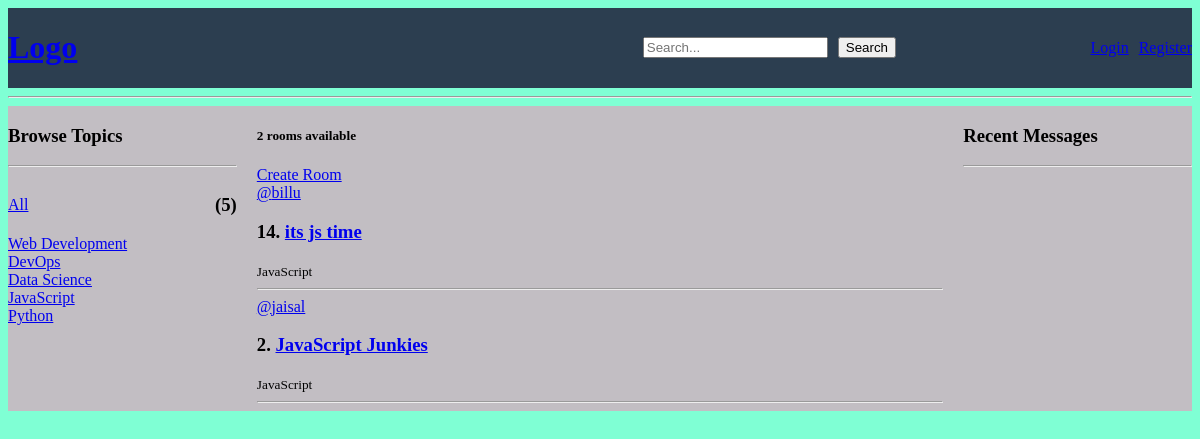
Screenshot of /?q=JavaScript with the database file from the repository.
### base/models.py (models this page shows, shortened)
class Topic(models.Model):
    name = models.CharField(max_length=200)
    def __str__(self):
        return self.name

class Room(models.Model):
    host = models.ForeignKey(User, on_delete=models.CASCADE, null=True)
    topic = models.ForeignKey(Topic, on_delete=models.SET_NULL, null=True)
    name = models.CharField(max_length=200)
    description = models.TextField(blank=True, null=True)
    participants = models.ManyToManyField(User, related_name='participants', blank=True)
    updated = models.DateTimeField(auto_now=True)
    created = models.DateTimeField(auto_now_add=True)
    class Meta:
        ordering = ['-updated', '-created']

### base/views.py (the view)
# urls.py: path('', views.home, name='home'),  # Home page
def home(request):
    q = request.GET.get('q') if request.GET.get('q') != None else ''  # Get the query parameter 'q' from the request
    rooms = Room.objects.filter(Q(topic__name__icontains=q)|Q(name__icontains=q)|Q(description__icontains=q))  # Fetch all rooms from the database
    specific_room_count = rooms.count()  # Count the number of rooms that match the query
    topics = Topic.objects.all()  # Fetch all topics from the database (if needed)
    topics_count = topics.count()  # Count the number of topics
    room_messages = Message.objects.filter(Q(room__topic__name__icontains=q))  # Fetch messages related to the rooms that match the query
    context = {'rooms': rooms, 'topics': topics, 'topics_count':topics_count,
               'specific_room_count':specific_room_count, 'room_messages':room_messages}  # Prepare context with rooms
    return render(request, 'base/home.html', context)

### base/templates/base/home.html (shortened to what this page needs)
{% extends "main.html" %} {% block content %}
<div class="home-container">
  <div>{% include 'base/topics_component.html' %}</div>
  <div>
    <div>
      <h5>{{specific_room_count}} rooms available</h5>
      <a href="{% url 'create-room' %}">Create Room</a>
    </div>
    <div>{% include 'base/feed_component.html' %}</div>
  </div>
  <div>{% include 'base/activity_component.html' %}</div>
</div>
{% endblock content %}

### base/templates/base/topics_component.html (shortened to what this page needs)
<h3>Browse Topics</h3>
<hr />
<div class="all-alone">
  <a href="{%url 'home' %}">All</a>
  <h3>({{topics_count}})</h3>
</div>
{% for topic in topics %}
<div>
  <a href="{%url 'home' %}?q={{topic.name}}">{{topic.name}}</a>
</div>
{% endfor %}

### base/templates/base/feed_component.html (shortened to what this page needs)
{% for room in rooms %}
<div>
  <a href="{% url 'user-profile' room.host.id %}">@{{room.host.username}}</a>
  <h3>{{room.id}}. <a href="/room/{{room.id}}">{{room.name}}</a></h3>
  <small>{{room.topic}}</small>
  <hr />
</div>
{% endfor %}

### static/styles/main.css (style rules this page uses)
body { background-color: aquamarine; }

### base/templates/base/home.html (style rules this page uses)
.home-container { display: grid; grid-template-columns: 1fr 3fr 1fr; gap: 20px; background-color: rgb(194, 190, 195); }

### base/templates/base/topics_component.html (style rules this page uses)
.all-alone { display: flex; justify-content: space-between; align-items: center; width: 100%; }

### rows the page displays
Topic: name "Web Development"
Topic: name "DevOps"
Topic: name "Data Science"
Topic: name "JavaScript"
Topic: name "Python"
Room: host.username "billu", id "14", name "its js time", topic "JavaScript"
Room: host.username "jaisal", id "2", name "JavaScript Junkies", topic "JavaScript"

### other values shown
{{ topics_count }} "5"
{{ specific_room_count }} "2"
